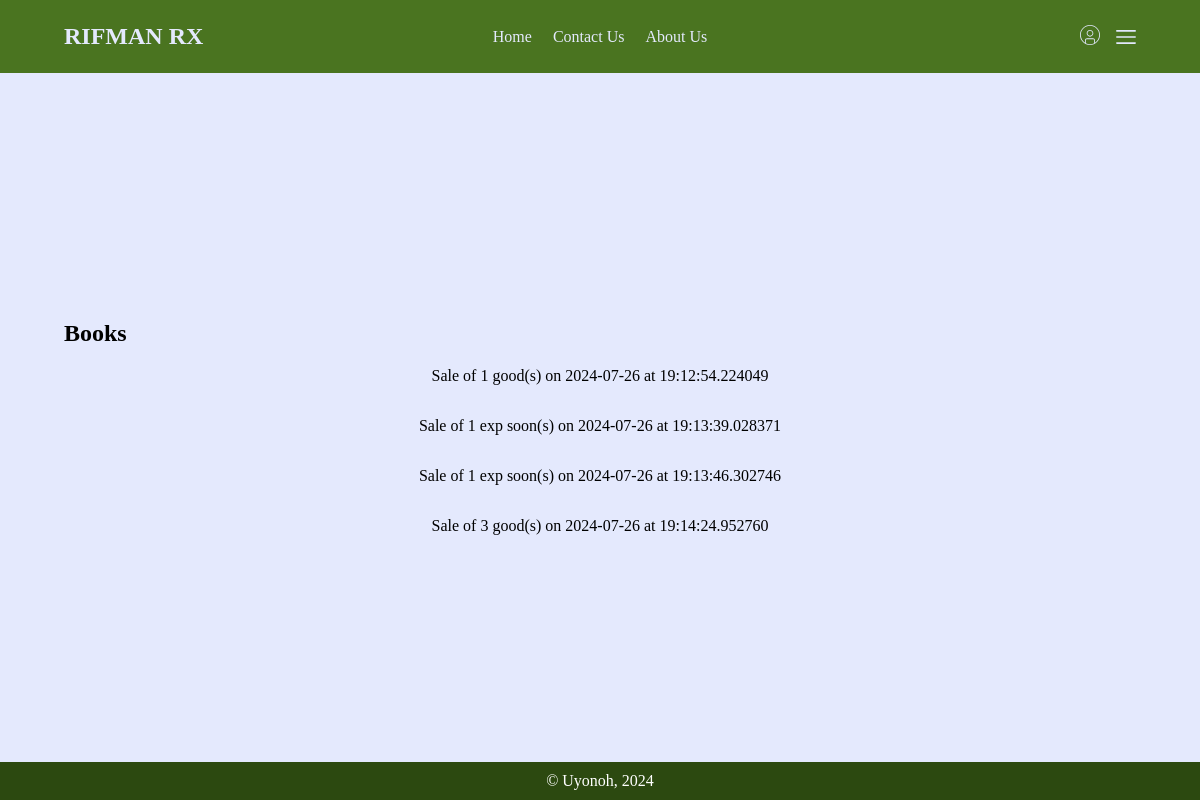
Before: /books/1/sales/ with the older database file.
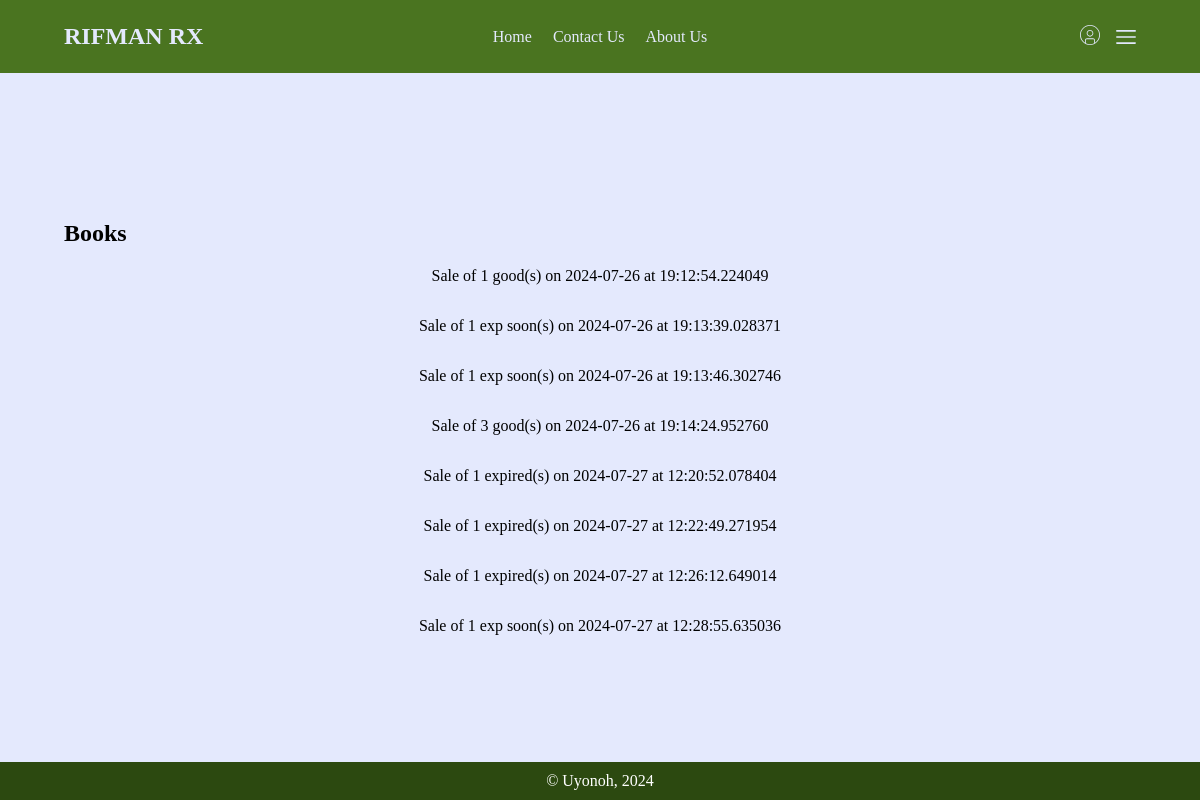
After: the same page with the newer database file.
### books/models.py (models this page shows, shortened)
class Sale(models.Model):
    drug = models.ForeignKey(Drug, on_delete=models.CASCADE)
    amount = models.IntegerField()
    price = models.FloatField()
    time = models.DateTimeField(default=tz.now)
    def __str__(self) -> str:
        return f"Sale of {self.amount} {self.drug.name}(s) on {self.time.date()} at {self.time.time()}"

### drugs/models.py (models this page shows, shortened)
class Drug(models.Model):
    name = models.CharField(max_length=30)
    brand_name = models.CharField(max_length=30)
    mass = models.CharField(max_length=10)
    state = models.CharField(max_length=10, choices=state_choices, default="Tablet")
    manufacturer = models.CharField(max_length=30)
    exp_date = models.DateField("Expiery Date")
    stock_amount = models.IntegerField(null=True)
    purchase_amount = models.IntegerField()
    purchase_units = models.CharField(max_length=30, choices=unit_choices, default="Unit")
    price = models.DecimalField(max_digits=10, decimal_places=2)
    cost_price = models.DecimalField(max_digits=10, decimal_places=2)
    category = models.CharField(max_length=30)
    purpose = models.CharField(max_length=30)
    location = models.CharField(max_length=30)
    day_added = models.DateField(null=False, default=str(tz.now().date()))
    @property
    def Tablet(self) -> models.Model:
        """ Gets the tablet assossiated with the drug

        There should only be one"""
        if self.state == "Tab":
            return self.tablet_set.all()[0]
        return False

### books/views.py (the view)
# urls.py: path("<int:pk>/sales/",  view_sales, name="sales"),
def view_sales(request, pk: int):
    month = BusinessMonth.objects.filter(pk=pk)[0]
    sales = month.get_sales()
    return render(request, "books/sales.html", {"sales": sales})

### books/models.py (called while the page is built)
    def get_sales(self, opening: tz.datetime=None, closing: tz.datetime=tz.now()) -> models.QuerySet:
        if not opening:
            opening = self.opening_date
        if not self.closing_date:
            closing = closing
        sales = Sale.objects.filter(time__gte=opening)
        sales = sales.filter(time__lte=closing)
        return sales

### books/templates/books/sales.html (shortened to what this page needs)
{% extends "main/base.html" %}
{% load static %}
{% block content %}
<section class="container">
    <h1>Books</h1>
    <div class="flex-col">
        {% for sale in sales %}
        <div class="flex">
            {{sale}}
        </div>
        {% endfor %}
    </div>
</section>
{% endblock %}

### main/templates/main/base.html (shortened to what this page needs)
<!DOCTYPE html>
<html lang="en">
<head>
    {% load static %}
    <link rel="stylesheet" href="{% static 'main/css/styles.css' %}">
</head>
<body>
    <header class="container flex">
        <div class="logo">
            <h2><a class="no-deco" href="/">RIFMAN RX</a></h2>
        </div>
        <nav class="center">
            <ul class="flex no-style no-deco">
                <li><a href="/">Home</a></li>
                <li><a href="/contact">Contact Us</a></li>
                <li><a href="/about">About Us</a></li>
            </ul>
        </nav>
        <div class="sideicons flex">
            <a href="{% url 'users:profile' %}"><img class="svg white" src="{% static 'main/assets/svg/circle-user.svg' %}" alt=""></a>
            <img id="side-toggle" class="svg white pointer" src="{% static 'main/assets/svg/menu-burger.svg' %}" alt="">
        </div>
    </header>
    {% block content %}
    {% endblock %}
    <footer>
        © Uyonoh, 2024
    </footer>
</body>
</html>

### main/static/main/css/styles.css (style rules this page uses)
body { padding: 0; margin: 0; min-height: 100vh; background-color: #e4e9fd; display: flex; flex-direction: column; align-items: normal; justify-content: space-between; }
.container { padding: .2rem 4rem; }
.flex { display: flex; align-items: center; justify-content: space-between; gap: 1rem; }
.flex-col { display: flex; flex-direction: column; align-items: center; justify-content: center; gap: 2rem; }
.no-style { list-style: none; padding: 0; margin: 0; }
.svg.white { width: 20px; filter: invert(87%) sepia(12%) saturate(851%) hue-rotate(196deg) brightness(105%) contrast(98%); }
footer { background-color: #2c4910; color: #fff; text-align: center; padding: 10px; }

Changed rows visible on the page:
added Sale: amount+drug+time "Sale of 1 expired(s) on 2024-07-27 at 12:20:52.078404"
added Sale: amount+drug+time "Sale of 1 expired(s) on 2024-07-27 at 12:22:49.271954"
added Sale: amount+drug+time "Sale of 1 expired(s) on 2024-07-27 at 12:26:12.649014"
added Sale: amount+drug+time "Sale of 1 exp soon(s) on 2024-07-27 at 12:28:55.635036"
